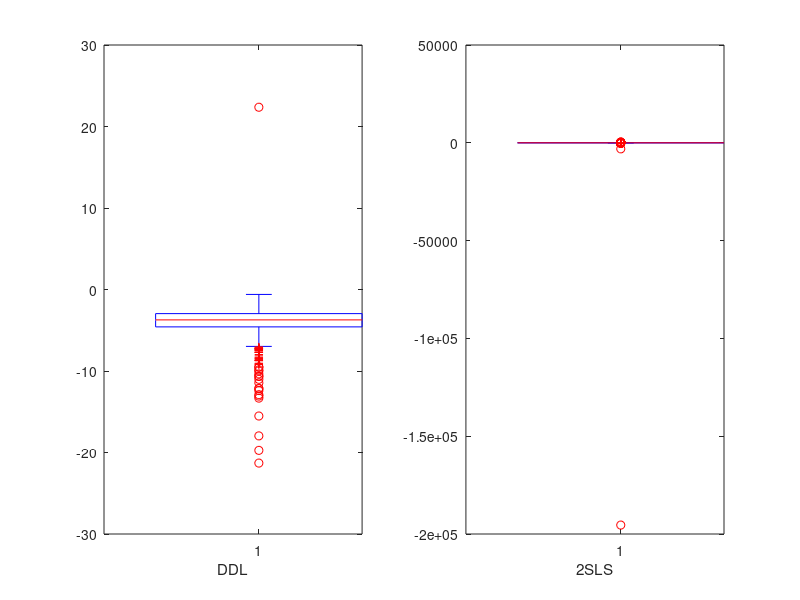

MATLAB code to generate this figure:
clear
clc
load weak_iv099.mat
t = [mean(ddl,1) mean(tsls,1) ...
    median(ddl,1) median(tsls,1) ...
    std(ddl,1) std(tsls,1)];

subplot(1,2,1)
boxplot(ddl)
xlabel DDL
subplot(1,2,2)
boxplot(tsls)
xlabel 2SLS